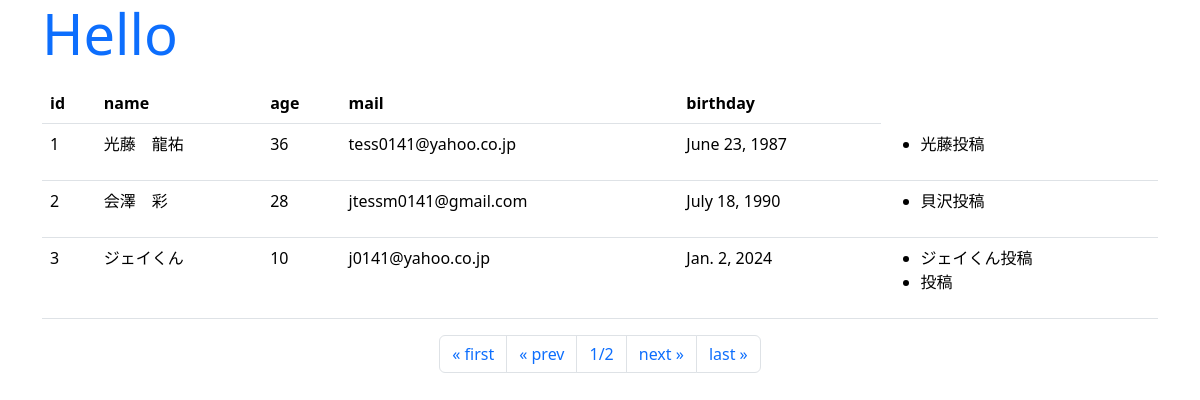
/hello/, run on the app's committed database.
### hello/models.py (models this page shows, shortened)
class Friend(models.Model):
    name = models.CharField(max_length=100)
    mail = models.EmailField(max_length=100)
    gender = models.BooleanField()
    age = models.IntegerField(default=0)
    birthday = models.DateField()

class Message(models.Model):
    friend = models.ForeignKey(Friend, on_delete=models.CASCADE)
    title = models.CharField(max_length=100)
    content = models.CharField(max_length=300)
    pub_date = models.DateTimeField(auto_now_add=True)
    class Meta:
        ordering = ('pub_date',)

### hello/views.py (the view)
# urls.py: path('', views.index, name='index'),
def index(request, num=1):
    data = Friend.objects.all()
    page = Paginator(data, 3)
    params = {
        'title': 'Hello',
        'message': '',
        'data': page.get_page(num),
    }
    return render(request, 'hello/index.html', params)

### hello/templates/hello/index.html (shortened to what this page needs)
{% load static %}
<!DOCTYPE html>
<html lang="ja">
<head>
    <link href="https://cdn.jsdelivr.net/npm/bootstrap/dist/css/bootstrap.css"
        rel="stylesheet">
</head>
<body class="container">
    <h1 class="display-4 text-primary">{{title}}</h1>
    <table class="table">
        <tr>
            <th>id</th>
            <th>name</th>
            <th>age</th>
            <th>mail</th>
            <th>birthday</th>
        </tr>
    {% for item in data %}
        <tr>
            <td>{{item.id}}</td>
            <td>{{item.name}}</td>
            <td>{{item.age}}</td>
            <td>{{item.mail}}</td>
            <td>{{item.birthday}}</td>
            <td>
                <ul>
                {% for ob in item.message_set.all %}
                    <li>{{ob.title}}</li>
                {% endfor %}
                </ul>
            </td>
        </tr>
    {% endfor %}
    </table>
    <ul class="pagination justify-content-center">
        {% if data.has_previous %}
        <li class="page-item">
            <a class="page-link" href="{% url 'index' %}">&laquo; first</a>
        </li>
        <li class="page-item">
            <a class="page-link" href="{% url 'index' %}{{data.previous_page_number}}">&laquo; prev</a>
        </li>
        {% else %}
        <li class="page-item">
            <a class="page-link">&laquo; first</a>
        </li>
        <li class="page-item">
            <a class="page-link">&laquo; prev</a>
        </li>
        {% endif %}
        <li class="page-item">
            <a class="page-link">{{data.number}}/{{data.paginator.num_pages}}</a>
        </li>
        {% if data.has_next %}
        <li class="page-item">
            <a class="page-link" href="{% url 'index' %}{{data.next_page_number}}">
                next &raquo;
            </a>
        </li>
        <li class="page-item">
            <a class="page-link" href="{% url 'index' %}{{data.num_pages}}">
                last &raquo;
            </a>
        </li>
        {% endif %}
    </ul>
</body>
</html>

### data on the page
Friend: id "1", name "光藤 龍祐", age "36", mail "tess0141@yahoo.co.jp", birthday "June 23, 1987"
Message: title "光藤投稿"
Friend: id "2", name "会澤 彩", age "28", mail "jtessm0141@gmail.com", birthday "July 18, 1990"
Message: title "貝沢投稿"
Friend: id "3", name "ジェイくん", age "10", mail "j0141@yahoo.co.jp", birthday "Jan. 2, 2024"
Message: title "ジェイくん投稿"
Message: title "投稿"

### other printed values
{{ data.number }} "1"
{{ data.paginator.num_pages }} "2"
